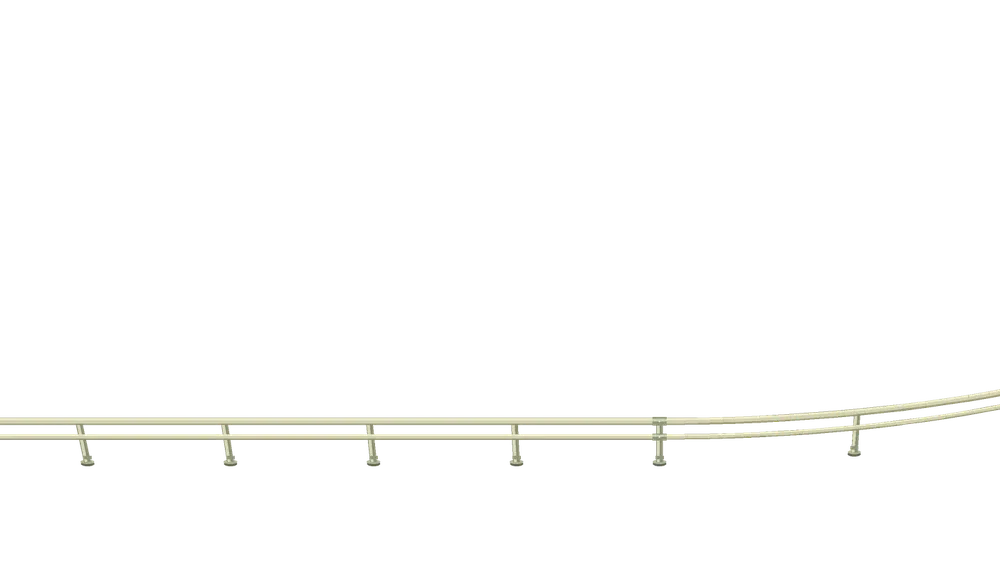
#> input picture assets/bike-fence.webp, 1000 x 562 px, shrunk from 1440 x 810 before the run; its folder holds only this picture in this run
$ python pack_cast.py ../assets/bike-fence.webp
#> lines starting #> are read from the running program, lines starting #| are printed output that depends on the picture; after the words box and inside, x2 and y2 are one past the last pixel; in counts of white or black regions, pixels touching at a corner belong together
"""All six runners use the identical mould and motion. Store a shared matte
in cloth 1 instead of sending exactly the same edge pixels six times. Pad the
RGB colours under that matte to keep fringe-free interpolation on phone GPUs."""
from pathlib import Path
import numpy as np,cv2 as cv
from PIL import Image
import sys
assets=Path(__file__).resolve().parents[1]/'assets'
for filename in sys.argv[1:]:
    path=assets/filename;src=np.asarray(Image.open(path).convert('RGBA')).copy();before=path.stat().st_size
#> further down, src is the input picture: shape (562, 1000, 4); mean R, G, B, A 14.1, 14.1, 12.5, 6.5
    a=src[:,:,3];rgb=src[:,:,:3].copy();empty=a<9;rgb[empty]=cv.dilate(rgb,np.ones((5,5),'B'))[empty]
#> after `a = src[:, :, 3]`:
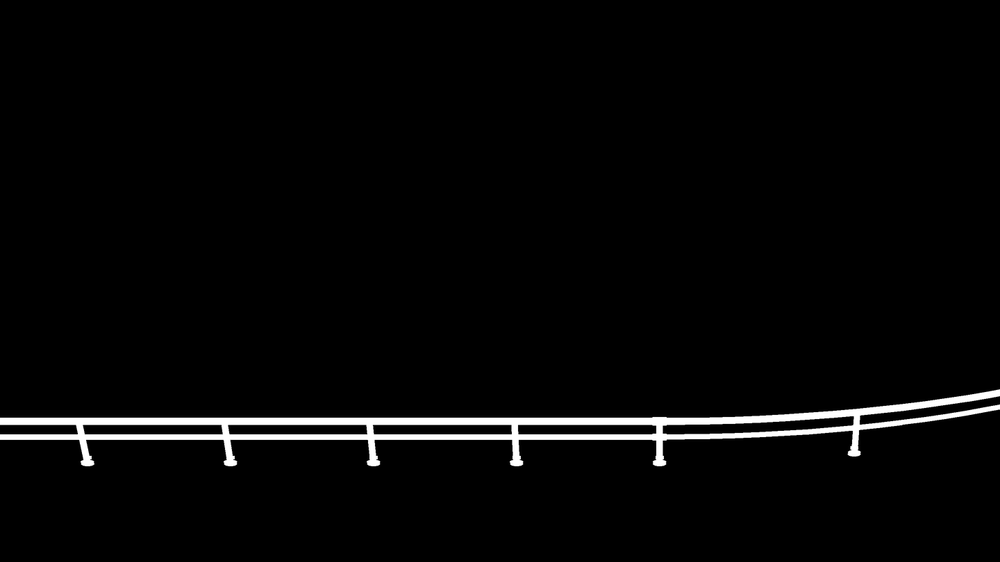
#> a: shape (562, 1000); min 0, max 255, mean 6.5
#> after `rgb = src[:, :, :3].copy()`:
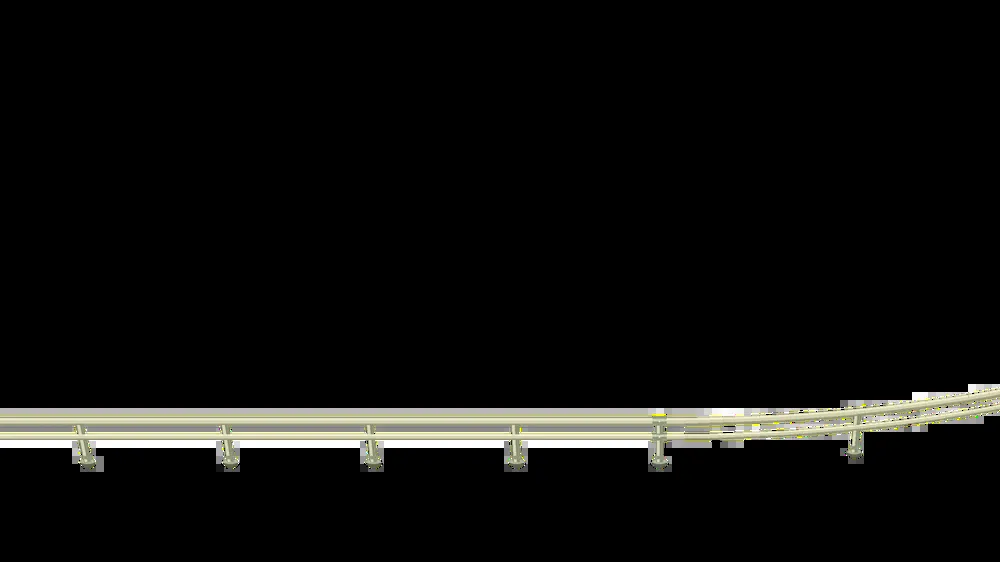
#> rgb: shape (562, 1000, 3); mean R, G, B 14.1, 14.1, 12.5
#> after `empty = a < 9`:
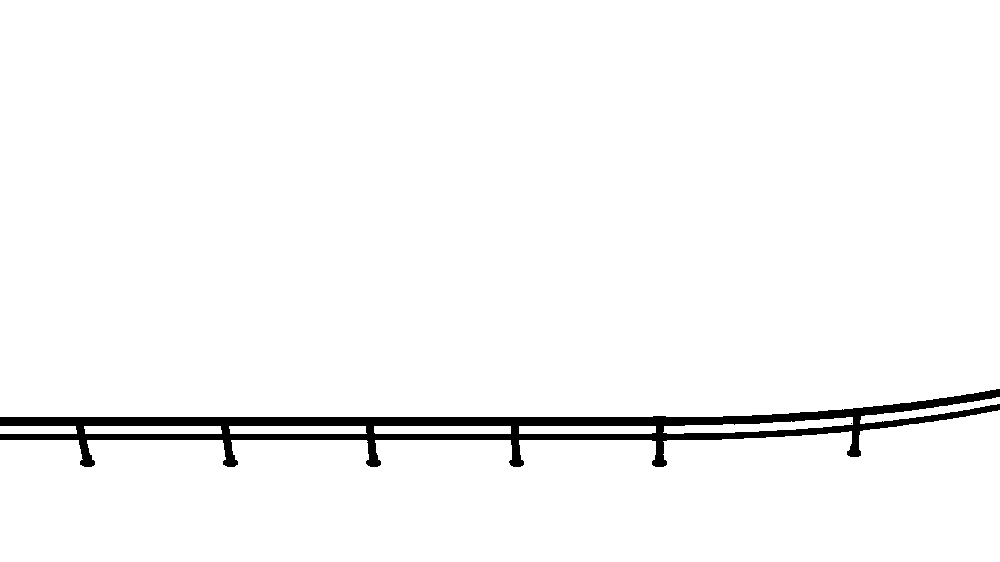
#> empty: shape (562, 1000) bool; 97% white; 2 black regions (1 under 20 px), largest, box (x1, y1, x2, y2) and area: (0, 389, 1000, 467) 16830
#> after `rgb[empty] = cv.dilate(rgb, np.ones((5, 5), 'B'))[empty]`:
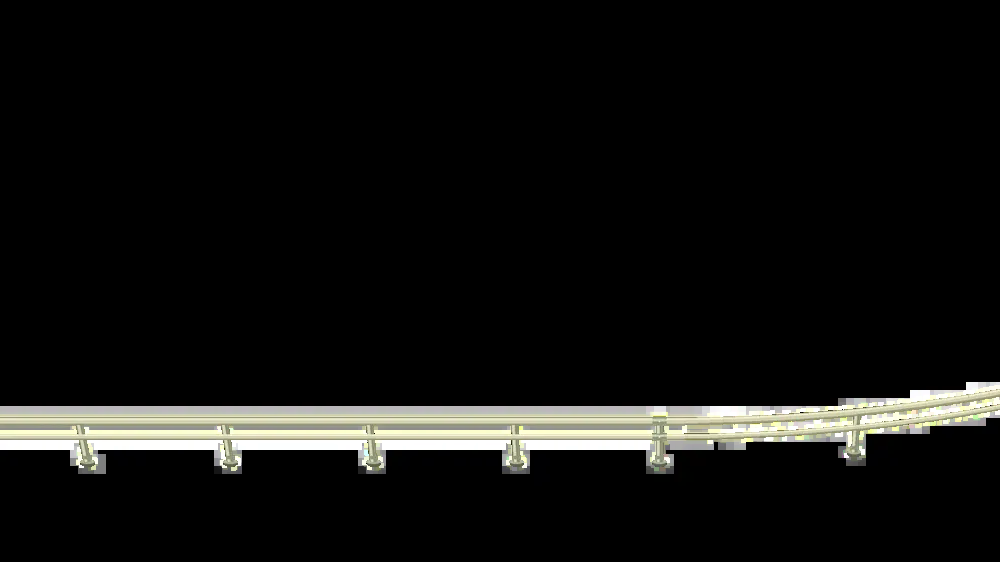
#> rgb: shape (562, 1000, 3); 5.73% of pixels changed, all inside (x1, y1, x2, y2) = (0, 380, 1000, 486)
    ref=filename in ['runner-1.webp','cast-hd.webp'];step=17 if filename!='cast-hd.webp' else 8.2258
    img=Image.fromarray(np.dstack([rgb,np.uint8(np.clip(np.round(a/step)*step,0,255))])) if ref else Image.fromarray(rgb)
    img.save(path,'WEBP',quality=77 if filename=='cast-hd.webp' else 72,method=6);print(filename,before,'→',path.stat().st_size)
#| ../assets/bike-fence.webp 13694 → 6324

$ run again, on assets/card-4.webp
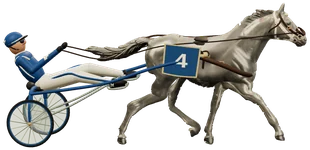
#> input picture assets/card-4.webp, 310 x 150 px
#> src is the input picture: shape (150, 310, 4); mean R, G, B, A 58.8, 58.9, 55.6, 86.6
#> `empty = a < 9`:
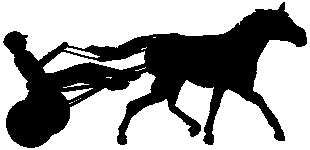
#> empty: shape (150, 310) bool; 62.3% white; 1 black region, box (x1, y1, x2, y2) and area: (3, 2, 307, 148) 17526
#> `rgb[empty] = cv.dilate(rgb, np.ones((5, 5), 'B'))[empty]`:
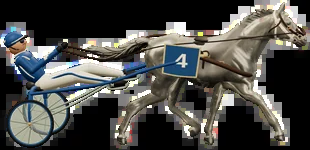
#> rgb: shape (150, 310, 3); mean R, G, B 75.2, 75, 71.7
#| ../assets/card-4.webp 21004 → 8978
